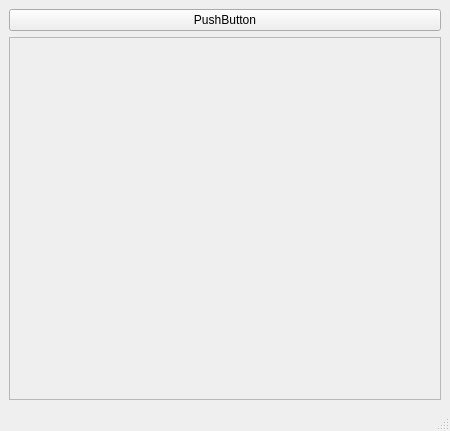
<?xml version="1.0" encoding="UTF-8"?>
<ui version="4.0">
 <class>MainWindow</class>
 <widget class="QMainWindow" name="MainWindow">
  <property name="geometry">
   <rect>
    <x>0</x>
    <y>0</y>
    <width>450</width>
    <height>431</height>
   </rect>
  </property>
  <property name="windowTitle">
   <string>MainWindow</string>
  </property>
  <widget class="QWidget" name="centralwidget">
   <layout class="QVBoxLayout" name="verticalLayout_2">
    <item>
     <layout class="QVBoxLayout" name="verticalLayout">
      <item>
       <widget class="QPushButton" name="pushButton">
        <property name="text">
         <string>PushButton</string>
        </property>
       </widget>
      </item>
      <item>
       <widget class="QFrame" name="frame">
        <property name="frameShape">
         <enum>QFrame::StyledPanel</enum>
        </property>
        <property name="frameShadow">
         <enum>QFrame::Raised</enum>
        </property>
       </widget>
      </item>
     </layout>
    </item>
   </layout>
  </widget>
  <widget class="QMenuBar" name="menubar">
   <property name="geometry">
    <rect>
     <x>0</x>
     <y>0</y>
     <width>450</width>
     <height>24</height>
    </rect>
   </property>
  </widget>
  <widget class="QStatusBar" name="statusbar"/>
 </widget>
 <resources/>
 <connections/>
</ui>
